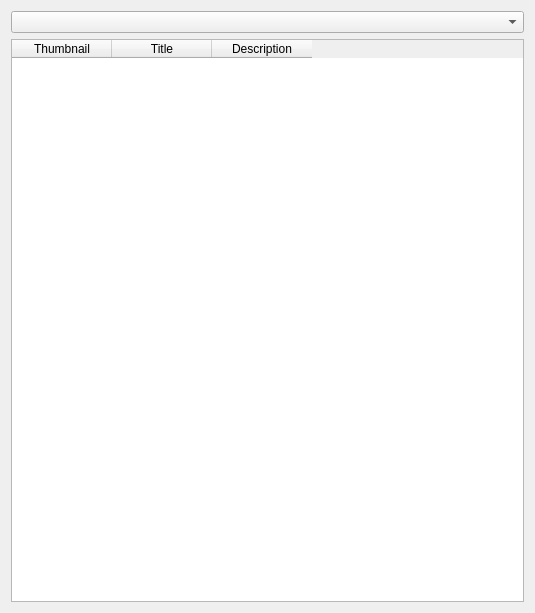
<?xml version="1.0" encoding="UTF-8"?>
<ui version="4.0">
 <class>PicoDen</class>
 <widget class="QWidget" name="PicoDen">
  <property name="geometry">
   <rect>
    <x>0</x>
    <y>0</y>
    <width>535</width>
    <height>613</height>
   </rect>
  </property>
  <property name="windowTitle">
   <string>PicoDen</string>
  </property>
  <layout class="QVBoxLayout" name="verticalLayout">
   <item>
    <widget class="QComboBox" name="filter"/>
   </item>
   <item>
    <widget class="QTableWidget" name="scenesTable">
     <property name="selectionBehavior">
      <enum>QAbstractItemView::SelectRows</enum>
     </property>
     <property name="verticalScrollMode">
      <enum>QAbstractItemView::ScrollPerPixel</enum>
     </property>
     <property name="horizontalScrollMode">
      <enum>QAbstractItemView::ScrollPerPixel</enum>
     </property>
     <property name="showGrid">
      <bool>false</bool>
     </property>
     <attribute name="horizontalHeaderVisible">
      <bool>true</bool>
     </attribute>
     <attribute name="verticalHeaderVisible">
      <bool>false</bool>
     </attribute>
     <attribute name="verticalHeaderVisible">
      <bool>false</bool>
     </attribute>
     <attribute name="horizontalHeaderVisible">
      <bool>true</bool>
     </attribute>
     <column>
      <property name="text">
       <string>Thumbnail</string>
      </property>
     </column>
     <column>
      <property name="text">
       <string>Title</string>
      </property>
     </column>
     <column>
      <property name="text">
       <string>Description</string>
      </property>
     </column>
    </widget>
   </item>
  </layout>
 </widget>
 <resources/>
 <connections/>
</ui>
